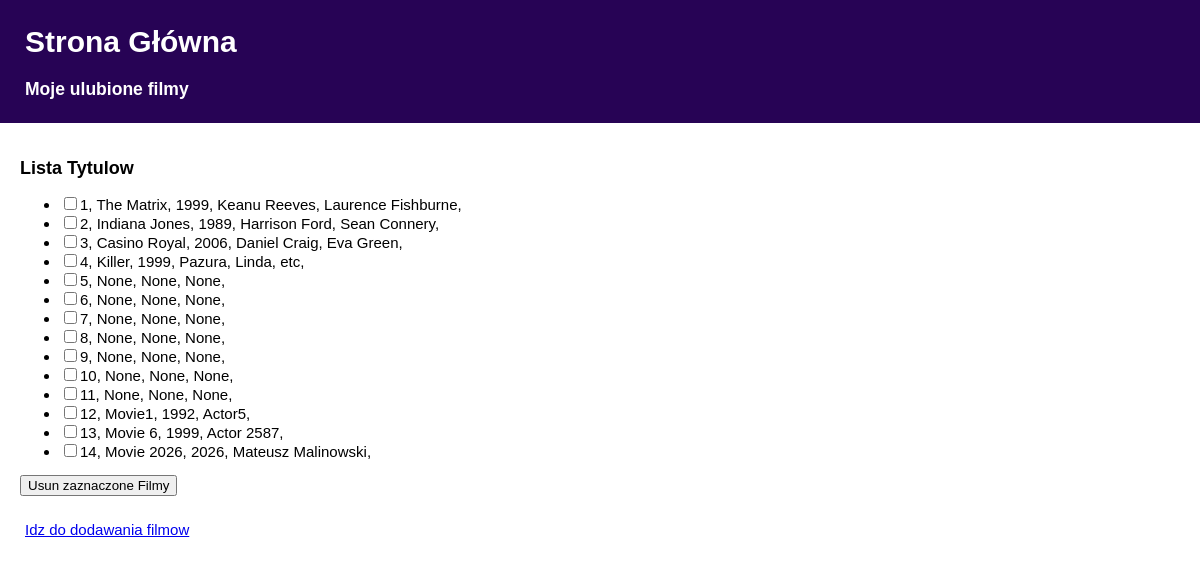
The app's page /, older data.
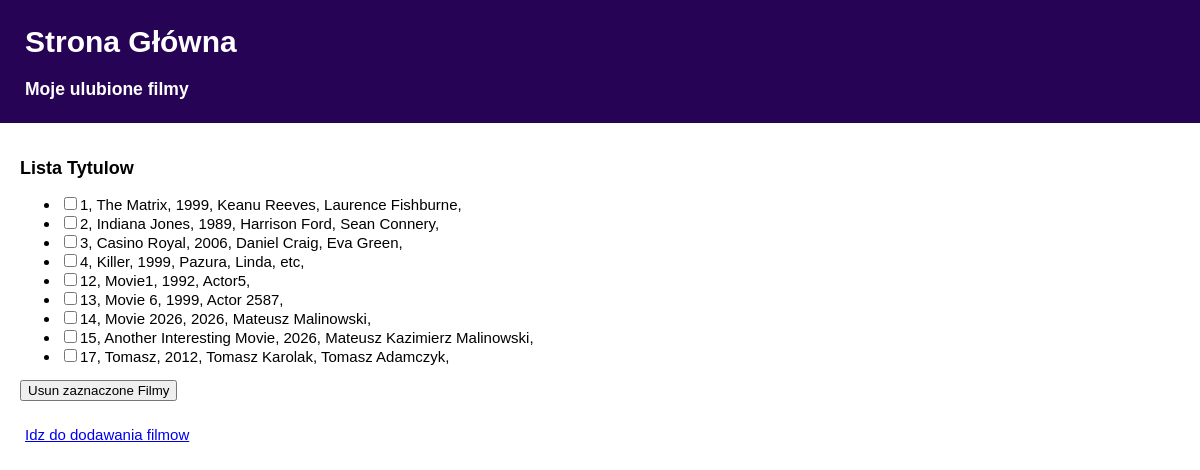
The same page, newer data.
### tables this page shows
CREATE TABLE "movies" (ID INTEGER PRIMARY KEY, title TEXT, year INTEGER, actors TEXT);

### src/flask_project.py (the view)
@app.route("/", methods=['GET'])
def home():
    if request.method == 'GET':
        db = sqlite3.connect('movies.db')
        cursor = db.cursor()
        cursor.execute('SELECT * FROM movies')
        return render_template('home.html', movies = cursor)

### src/templates/home.html (shortened to what this page needs)
<!DOCTYPE html>
<head>
</head>
<body>
    <header>
        <div class="container">
            <h1><b>Strona Główna</b></h1>
            <h3><b>Moje ulubione filmy</b></h3>
        </div>
    </header>
    <main>
    	<div class="container">
            <h2>Lista Tytulow</h2>
            <form method="POST" action="/deleteMovies">
            <ul name="superlista">
            {% for movie in movies %}
                <li><input type="checkbox" name="moviesToRemove" value={{ movie[0]}}>{{ movie[0] }}, {{ movie[1] }}, {{ movie[2] }}, {{ movie[3] }},</li>
            {% endfor %}
            </ul>
            <input type = "submit", value="Usun zaznaczone Filmy">
            </form>
        </div>
      </main>
    <footer>
        <div class="container">
          <a href='/addMovies'>Idz do dodawania filmow</a>
        </div>
    </footer>
</body>
</html>

### src/templates/home.html (style rules this page uses)
body { font-family: Arial; margin: 0; font-size: 15px; }
header { padding-left: 25px; padding-top: 5px; padding-bottom: 5px; text-align: left; background: #270355; color: white; font-size: 15px; }
main { padding: 20px; text-align: left; background: #FFFFFF; color: graphite; font-size: 15px; }
footer { padding-left: 25px; padding-top: 5px; padding-bottom: 5px; text-align: left; color: white; font-size: 15px; }
h2 { font-size: 18px }

Row changes from the older to the newer data that the page shows:
removed movies: ID "5", title "None", year "None", actors "None"
removed movies: ID "6", title "None", year "None", actors "None"
removed movies: ID "7", title "None", year "None", actors "None"
removed movies: ID "8", title "None", year "None", actors "None"
removed movies: ID "9", title "None", year "None", actors "None"
removed movies: ID "10", title "None", year "None", actors "None"
removed movies: ID "11", title "None", year "None", actors "None"
added movies: ID "15", title "Another Interesting Movie", year "2026", actors "Mateusz Kazimierz Malinowski"
added movies: ID "17", title "Tomasz", year "2012", actors "Tomasz Karolak, Tomasz Adamczyk"
